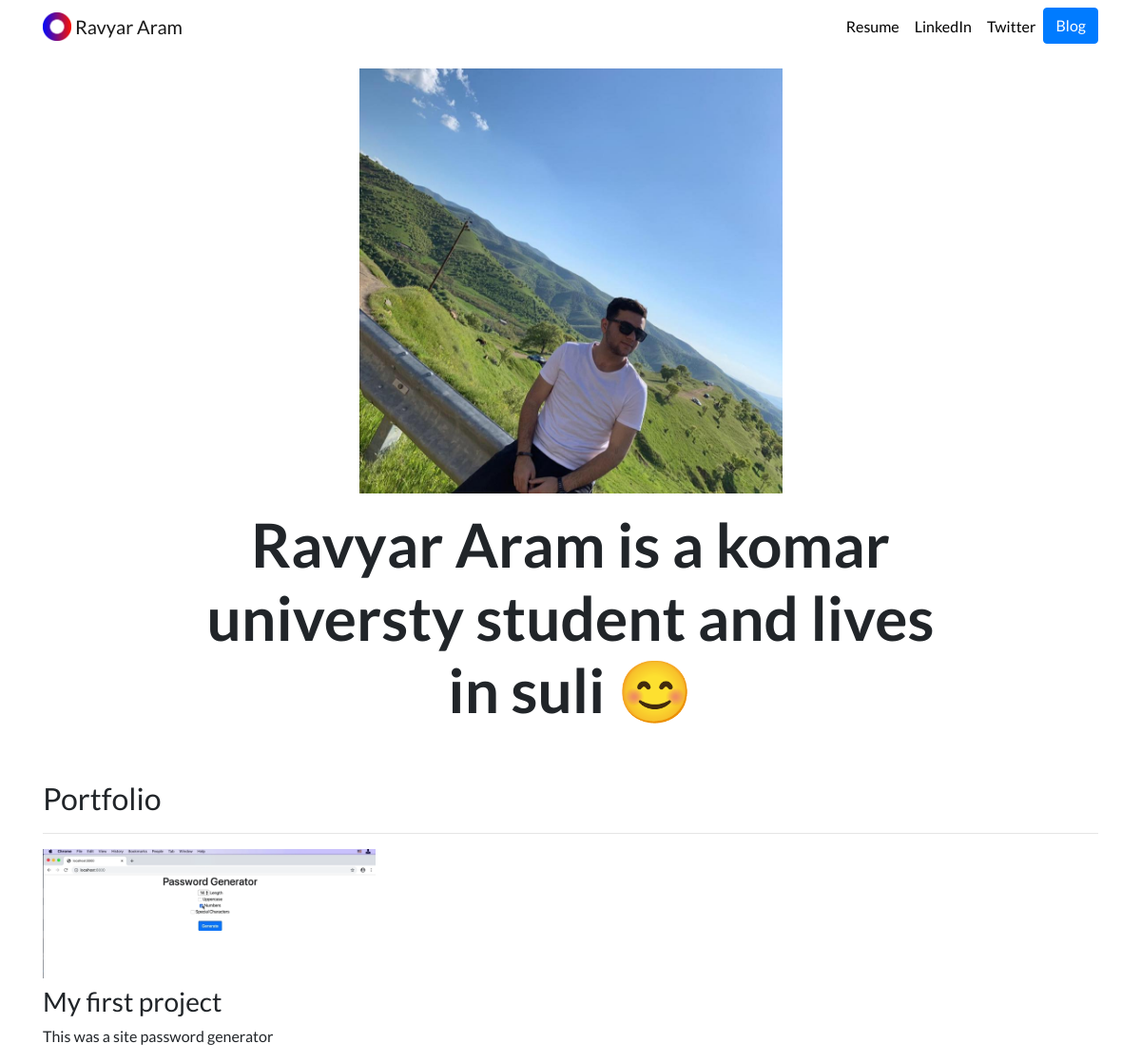
The page / on the database its author committed.
### portfolio/models.py (models this page shows)
class Project(models.Model):
    title = models.CharField(max_length=100)
    description = models.CharField(max_length=250)
    image = models.ImageField(upload_to='portfolio/images/')
    url = models.URLField(blank=True)

### portfolio/views.py (the view)
# urls.py: 2. Add a URL to urlpatterns:  path('', views.home, name='home')
def home(request):
    projects = Project.objects.all()
    return render(request, 'portfolio/home.html', {'projects': projects})

### portfolio/templates/portfolio/home.html
{% extends "portfolio/base.html" %}
{% load static %}
{% block content %}
<div class="row justify-content-center my-3">
  <div class="col-5">
    <img src="{% static 'portfolio/60333441_2189741798023044_6646347841998422016_n.jpg' %}" class="img-fluid">
  </div>
</div>
<div class="row justify-content-center mb-3">
  <div class="col-md-9 text-center">
    <h1 id="hometext" class="font-weight-bold">Ravyar Aram is a komar universty student and lives in suli 😊</h1>
  </div>
</div>
<h2 class="mt-5">Portfolio</h2>
<hr>
<div class="row">
  {% for project in projects %}
  <div class="col-lg-4 col-md-6">
    {% if project.url %}
    <a href="{{ project.url }}">
      <img src="{{ project.image.url }}" class="img-fluid mb-2">
    </a>
    {% else %}
    <img src="{{ project.image.url }}" class="img-fluid mb-2">
    {% endif %}
    <h3>{{ project.title }}</h3>
    <p>{{ project.description }}</p>
  </div>
  {% endfor %}
</div>
{% endblock %}

### portfolio/templates/portfolio/base.html (shortened to what this page needs)
{% load static %}
<!doctype html>
<html lang="en">
<head>
  <link rel="stylesheet" href="https://stackpath.bootstrapcdn.com/bootstrap/4.4.1/css/bootstrap.min.css"
>
  <link rel="stylesheet" href="{% static "portfolio/custom.css" %}">
</head>
<body>
  <nav id="topNav" class="navbar navbar-expand-md navbar-light">
    <div class="container">
      <a class="navbar-brand" href="{% url 'home' %}">
        <img src="{% static "portfolio/Logo.png" %}" width="30" height="30" class="d-inline-block align-top"
          alt="Nick's Logo">
        <span>Ravyar Aram</span>
      </a>
      <div class="collapse navbar-collapse text-center" id="navbarNav">
        <ul class="navbar-nav ml-auto">
          <li class="nav-item">
            <a class="nav-link" href="{% static "portfolio/resume.pdf" %}">Resume</a>
          </li>
          <li class="nav-item">
            <a class="nav-link" href="https://www.linkedin.com/in/nick-walter/" target="_blank">LinkedIn</a>
          </li>
          <li class="nav-item">
            <a class="nav-link" href="https://twitter.com/Ravyar69369699" target="_blank">Twitter</a>
          </li>
          <li>
            <a role="button" href="{% url 'blog:all_blogs' %}" class="btn btn-primary">Blog</a>
          </li>
        </ul>
      </div>
    </div>
  </nav>
  <div class="container">
    {% block content %}{% endblock %}
  </div>
</body>
</html>

### portfolio/static/portfolio/custom.css (style rules this page uses)
.navbar-nav .nav-link { color: rgba(0,0,0,1) !important; }
body { font-family: 'Lato', sans-serif; }
@media (min-width: 992px) { #hometext { font-size: 4rem; } }

### rows shown on the page
Project: image (picture), title "My first project", description "This was a site password generator"
